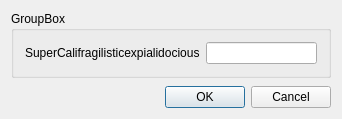
<?xml version="1.0" encoding="UTF-8"?>
<ui version="4.0">
 <class>DialogDesign</class>
 <widget class="QDialog" name="DialogDesign">
  <property name="geometry">
   <rect>
    <x>0</x>
    <y>0</y>
    <width>342</width>
    <height>119</height>
   </rect>
  </property>
  <property name="windowTitle">
   <string>DialogDesign</string>
  </property>
  <layout class="QVBoxLayout" name="verticalLayout">
   <item>
    <widget class="QGroupBox" name="groupBox">
     <property name="title">
      <string>GroupBox</string>
     </property>
     <layout class="QHBoxLayout" name="horizontalLayout">
      <item>
       <widget class="QLabel" name="label">
        <property name="text">
         <string>SuperCalifragilisticexpialidocious</string>
        </property>
       </widget>
      </item>
      <item>
       <widget class="QLineEdit" name="lineEdit"/>
      </item>
     </layout>
    </widget>
   </item>
   <item>
    <spacer name="verticalSpacer">
     <property name="orientation">
      <enum>Qt::Vertical</enum>
     </property>
     <property name="sizeHint" stdset="0">
      <size>
       <width>20</width>
       <height>302</height>
      </size>
     </property>
    </spacer>
   </item>
   <item>
    <widget class="QDialogButtonBox" name="buttonBox">
     <property name="standardButtons">
      <set>QDialogButtonBox::Cancel|QDialogButtonBox::Ok</set>
     </property>
    </widget>
   </item>
  </layout>
 </widget>
 <layoutdefault spacing="6" margin="11"/>
 <resources/>
 <connections/>
</ui>
